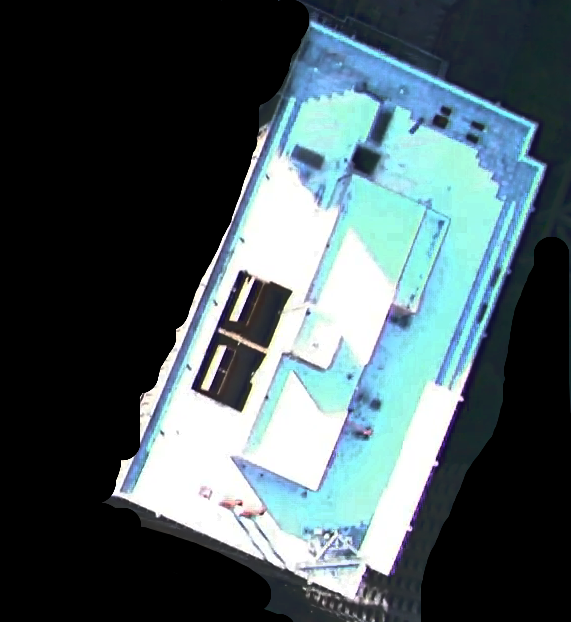
#> input picture img.png, 571 x 622 px
$ python demo.py   (Python 2 division)   (older library calls are emulated)
#> lines starting #> are read from the running program, lines starting #| are printed output that depends on the picture; after the words box and inside, x2 and y2 are one past the last pixel; in counts of white or black regions, pixels touching at a corner belong together
import cv2
import numpy as np
import imutils
from imutils import contours
from scipy.spatial import distance as dist
from imutils import perspective
from matplotlib import pyplot as plt


# Read image
src = cv2.imread("img.png", cv2.IMREAD_GRAYSCALE)
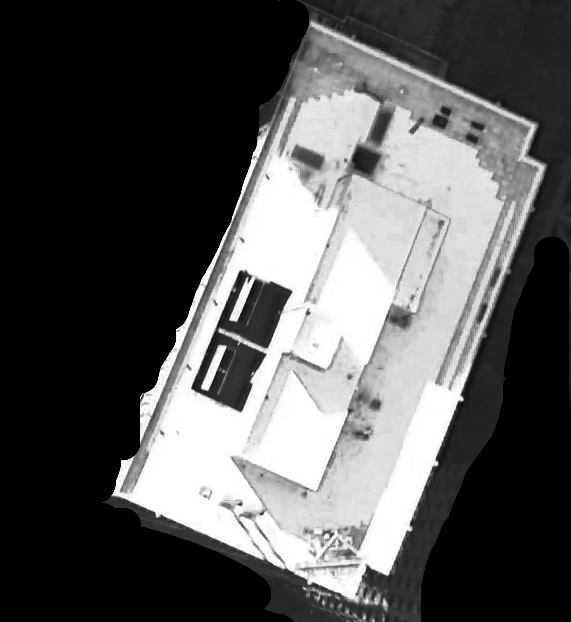
#> src: shape (622, 571); min 0, max 255, mean 86.7
org = cv2.imread("img.png")
#> org is the input picture: shape (622, 571, 3); mean B, G, R 96, 91.5, 74.7
plt.subplot(221),plt.imshow(org,cmap = 'gray')
plt.title('Original'), plt.xticks([]), plt.yticks([])


# threshold image
blur = cv2.GaussianBlur(src,(5,5),0)
ret, threshed_img = cv2.threshold(blur,100,200, cv2.THRESH_BINARY)
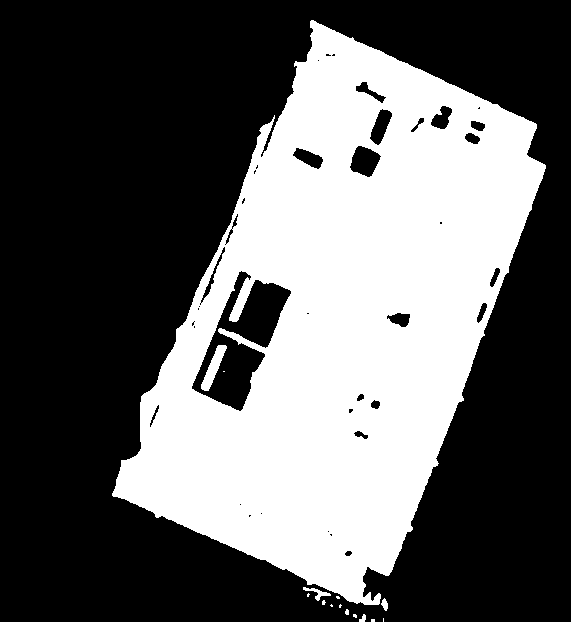
#> threshed_img: shape (622, 571); values 0 (black) and 200 (white), 37.7% white; 15 white regions (9 under 20 px), largest, box (x1, y1, x2, y2) and area: (112, 20, 546, 605) 133182, (201, 345, 227, 391) 457, (303, 587, 331, 601) 122, (381, 598, 388, 611) 57, (359, 614, 366, 622) 36, (345, 609, 349, 615) 20
#threshed_img = cv2.adaptiveThreshold(src, 255, cv2.ADAPTIVE_THRESH_GAUSSIAN_C, cv2.THRESH_BINARY_INV, 45, 10)
#print ret
#Edges Detection
edges = cv2.Canny(threshed_img,100,250)
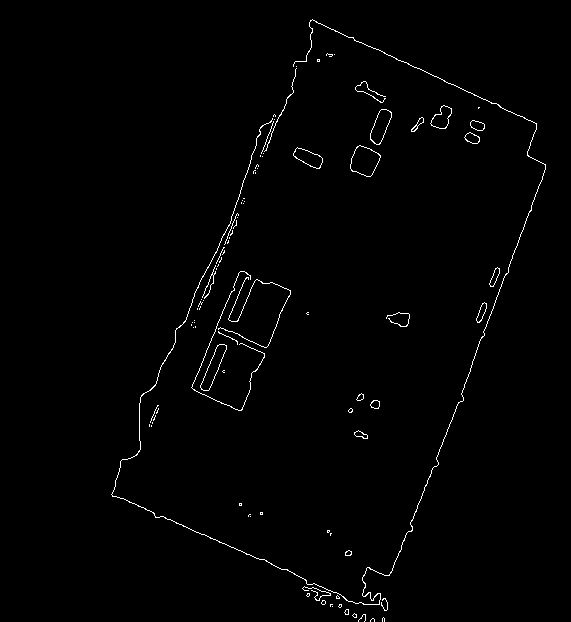
#> edges: shape (622, 571); 1% white in thin lines or dots, all inside (x1, y1, x2, y2) = (111, 19, 546, 622)
plt.subplot(222),plt.imshow(edges,cmap = 'gray')
plt.title('Edges'), plt.xticks([]), plt.yticks([])

threshed_img=threshed_img+edges
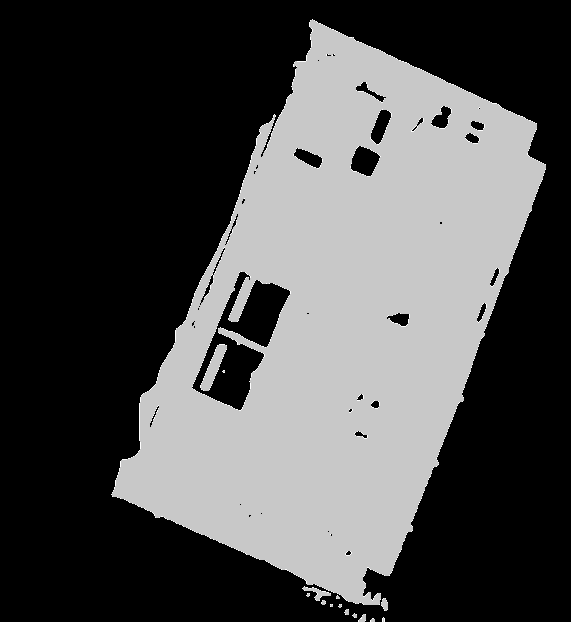
#> threshed_img: shape (622, 571); min 0, max 255, mean 76.7

# find contours and get the external one
image, contours, hier = cv2.findContours(threshed_img, cv2.RETR_EXTERNAL,
                cv2.CHAIN_APPROX_SIMPLE)
#> contours = 13 contours, 9 with area under 20; largest, box (x1, y1, x2, y2) and area: (111, 19, 546, 605) 142522, (302, 586, 331, 601) 118, (381, 598, 388, 611) 53, (358, 614, 366, 622) 32
max_area = -1
for c in contours:
	area=cv2.contourArea(c)
	print area
	if area > max_area:
		max_area=area
#> this loop made 13 passes
#> (area, max_area) on passes 3, 9, 12, 13: (32, 32), (53, 53), (118, 118), (142522, 142522)
#| 9.5
#| 7.0
#| 32.0
#| 10.5
#| 15.5
#| 6.5
#| 4.0
#| 13.0
#> (further printed lines are left out)
#> after the loop, max_area = 142522

for c in contours:
	# get the bounding rect
	x, y, w, h = cv2.boundingRect(c)
	area=cv2.contourArea(c)
	#print(area)
	if area == max_area:

	# draw a white rectangle to visualize the bounding rect
		#cv2.rectangle(org, (x, y), (x+w, y+h),(255, 0, 0), 2)
		print x,y,w,h
	# get the min area rect
   		rect = cv2.minAreaRect(c)
    		box = cv2.boxPoints(rect)
    	#convert all coordinates floating point values to int
    		box = np.int0(box)
		width = abs(box[0,0] - box[1,0])
		height = abs(box[0,1] - box[1,1])
		try:
			with open('data.txt','a') as f:
				f.write(str(width)),f.write(','),f.write(str(height)),f.write('\n')
		except IOError as e:
			print("Couldn't open or write to file (%s)." % e)

		#print width,height
		print (box)
    	# draw a red 'nghien' rectangle
    		cv2.drawContours(org, [box], 0, (0, 0, 255),5)
	else:
		continue
#> this loop made 13 passes
#> (x, y, w, h, area, rect, box, width) on pass 13: (111, 19, 435, 586, 142522, ((341.3, 315.5), (519.1, 302.5), -66.21), [[374, 613], [98, 491], [307, 16], [584, 138]], 276)
#> (x, y, w, h, area) on passes 3, 9, 12: (358, 614, 8, 8, 32), (381, 598, 7, 13, 53), (302, 586, 29, 15, 118)
#| 111 19 435 586
#| [[374 613]
#|  [ 98 491]
#|  [307  16]
#|  [584 138]]
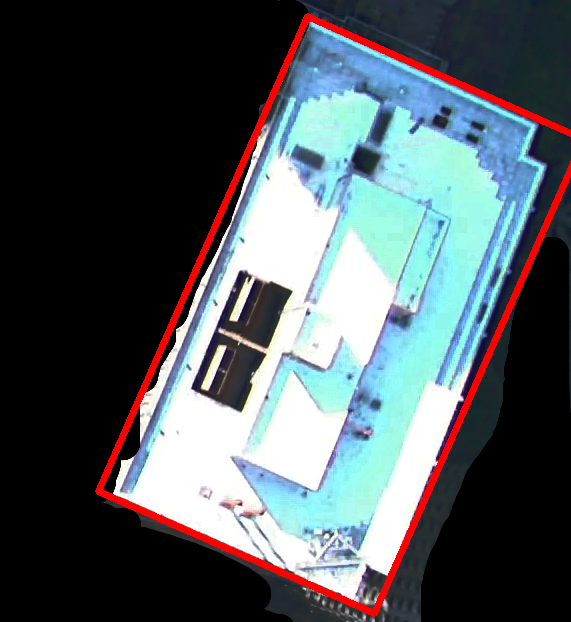
#> org: shape (622, 571, 3); 3.05% of pixels changed, all inside (x1, y1, x2, y2) = (95, 13, 571, 617)

#cv2.drawContours(org, contours, -1, (0, 255,0), 2)


font = cv2.FONT_HERSHEY_SIMPLEX
#> font = 0
plt.subplot(223),plt.imshow(threshed_img,cmap = 'gray')
plt.title('Binary Thresholding'), plt.xticks([]), plt.yticks([])
plt.subplot(224),plt.imshow(org,cmap = 'gray')
plt.title('Bounding box'), plt.xticks([]), plt.yticks([])
plt.show()
#> figure, not shown here; B, G, R data is drawn as R, G, B

cv2.waitKey(0)
cv2.destroyAllWindows()
